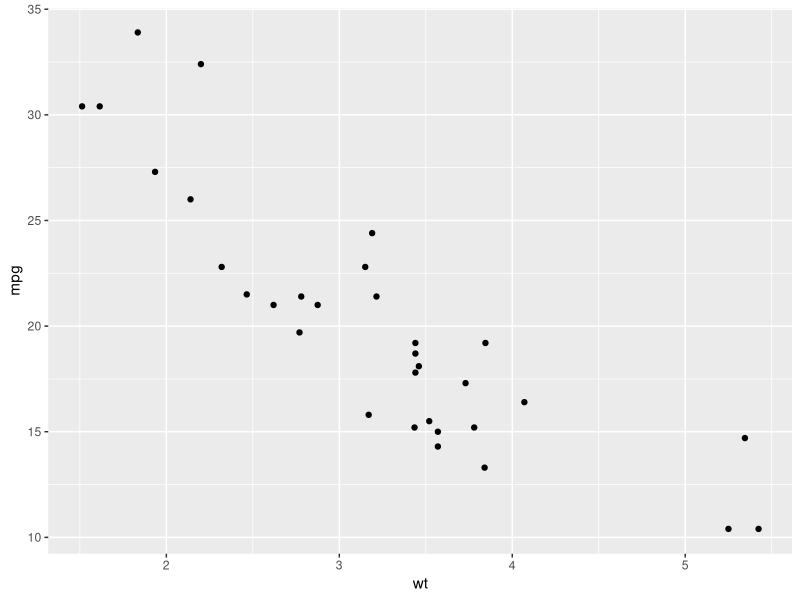
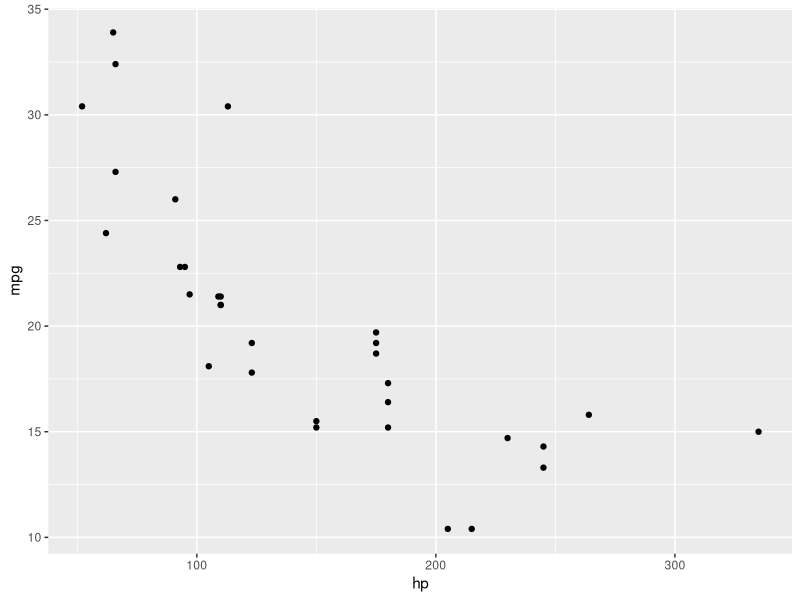
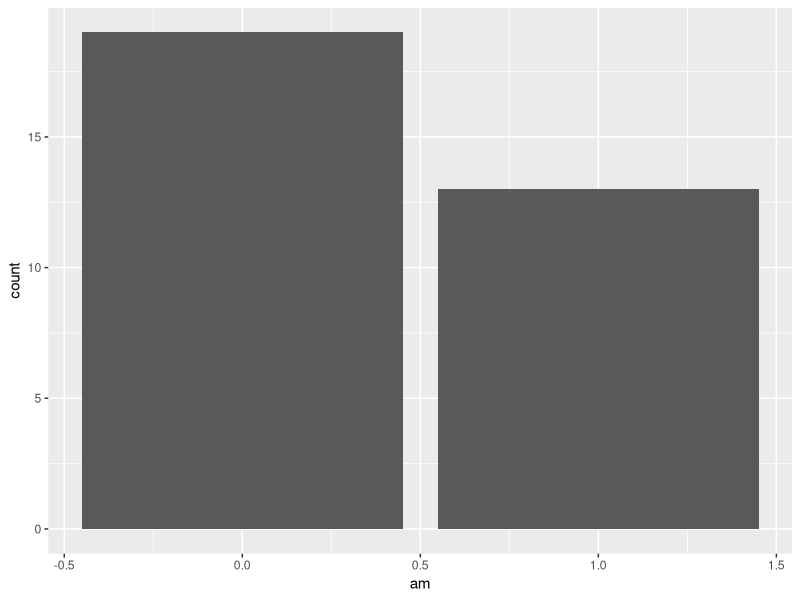
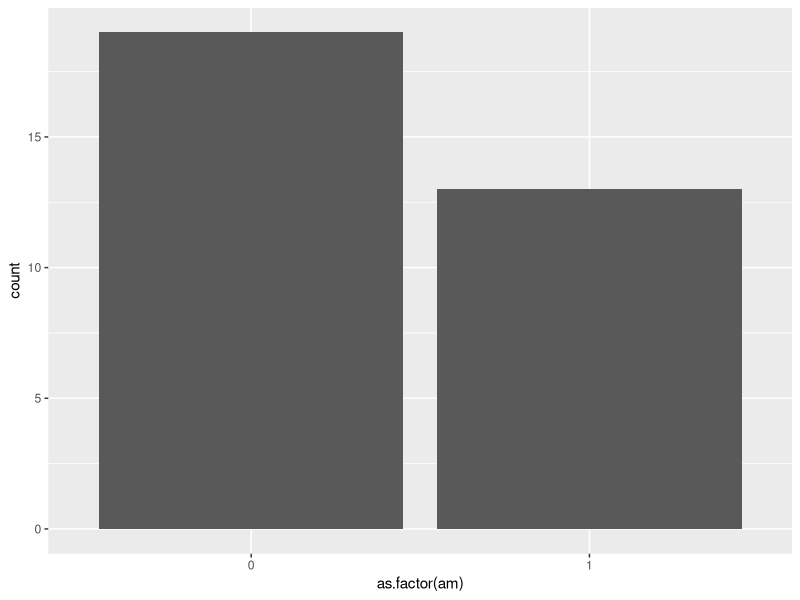
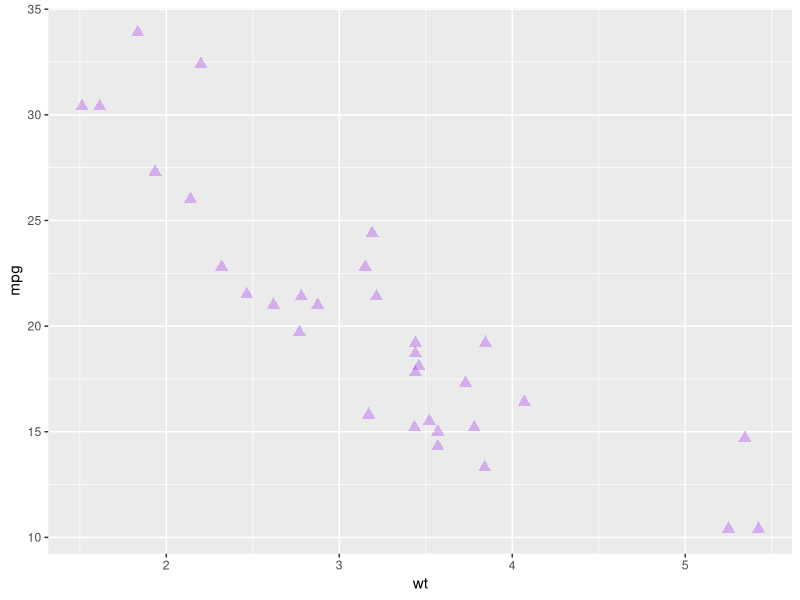
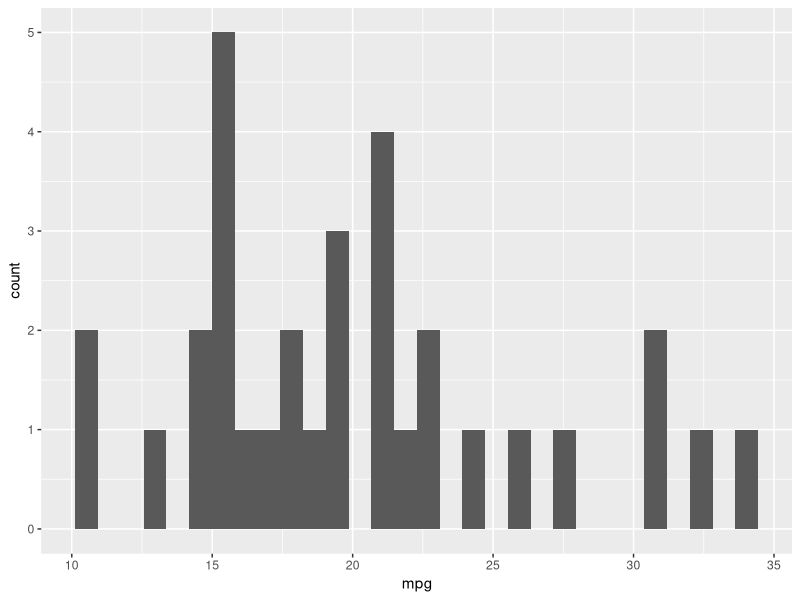
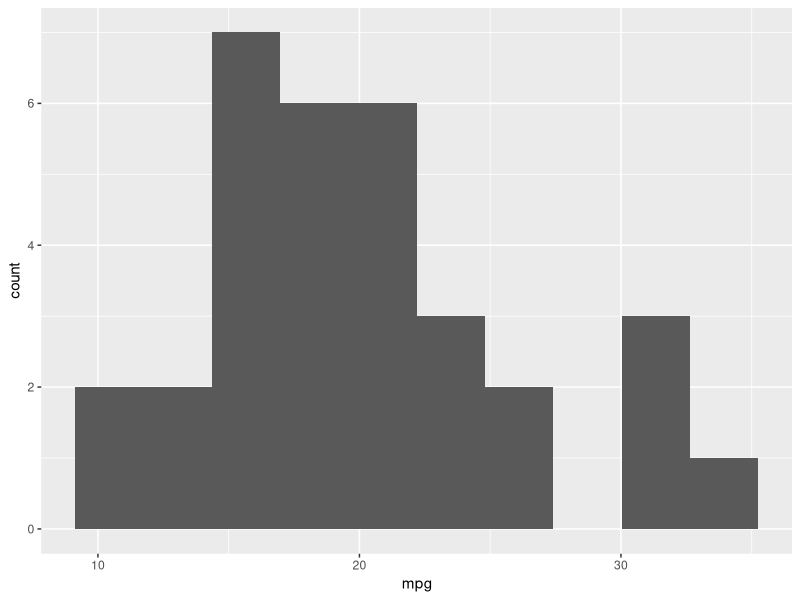
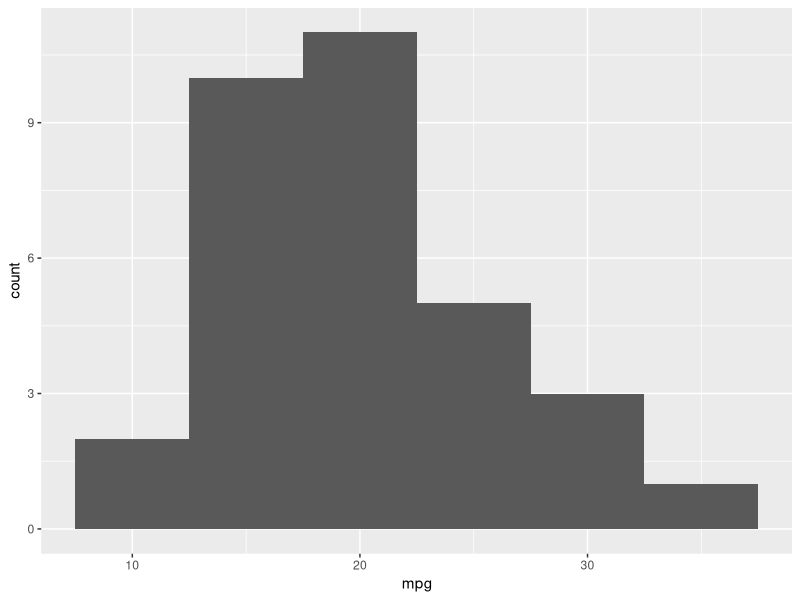

Write R code to recreate these figures, in order. (Note: this script raises an error after producing the figures.)
# Notes 4 Code

library(ggplot2)


# Practice Questions

# Run initial code

ggplot(data = mtcars) +
  geom_point(aes(x = wt, y = mpg))


# Create scatterplot of hp (x) by mpg (y)

ggplot(data = mtcars) +
  geom_point(aes(x = hp, y = mpg))


# Create bar graph of am

ggplot(data = mtcars) +
  geom_bar(aes(x = am))

# To make the x-axis categorical instead of numeric, use as.factor()

ggplot(data = mtcars) +
  geom_bar(aes(x = as.factor(am)))



# Scatterplot Practice

ggplot(data = mtcars) +
  geom_point(aes(x = wt, 
                 y = mpg), 
             color = "purple",
             alpha = 0.3,
             size = 3,
             shape = 17)



# Creating a histogram
# We get a message telling us to specify bins / binwidth

ggplot(data = mtcars) +
  geom_histogram(aes(x = mpg))

# We specified that we wanted 10 bins
ggplot(data = mtcars) +
  geom_histogram(aes(x = mpg), bins = 10)

# Or we specified that we wanted each bin to be 5 mpg wide
ggplot(data = mtcars) +
  geom_histogram(aes(x = mpg), binwidth = 5)


# Practice histogram

ggplot(data = airquality) +
  geom_histogram(aes(x = Temp),
                 fill = "orange",
                 color = "white",
                 binwidth = 5,
                 boundary = 55)



# Practice boxplots

ggplot(ToothGrowth) +
  geom_boxplot(aes(x = supp, 
                   y = len),
               fill = "black",
               color = "pink")



# Practice bar graph
# We made each bar a different color by mapping the cut variable to fill
# To do this, we put fill = cut inside the aes() function

ggplot(diamonds) +
  geom_bar(aes(x = cut, 
               fill = cut),
           color = "black")



# Mapping other variables to aesthetic elements with aes()

ggplot(mtcars) +
  geom_point(aes(x = wt, y = mpg, color = drat, shape = as.factor(am)))


# Notice that I get an error trying to map a continuous variable to shape
ggplot(mtcars) +
  geom_point(aes(x = wt, y = mpg, color = am, shape = drat))
